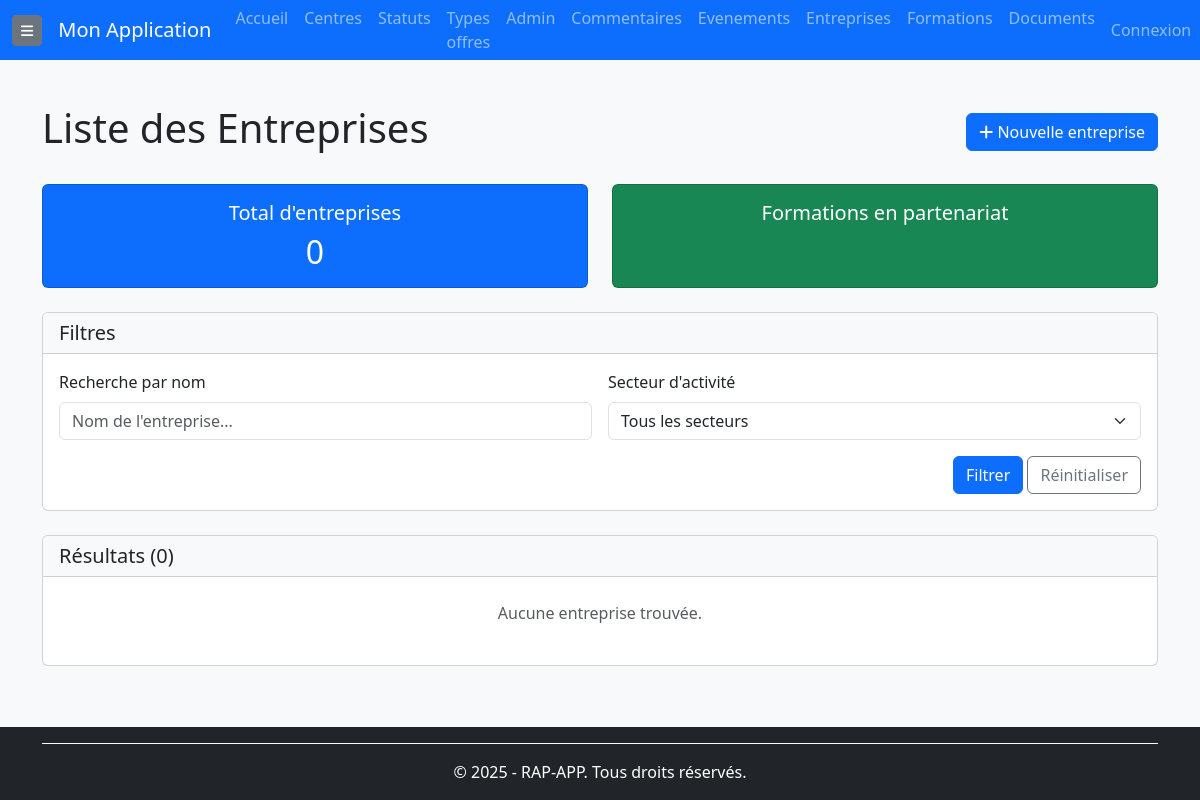
Page /entreprises/ (signed in) on the earlier database version.
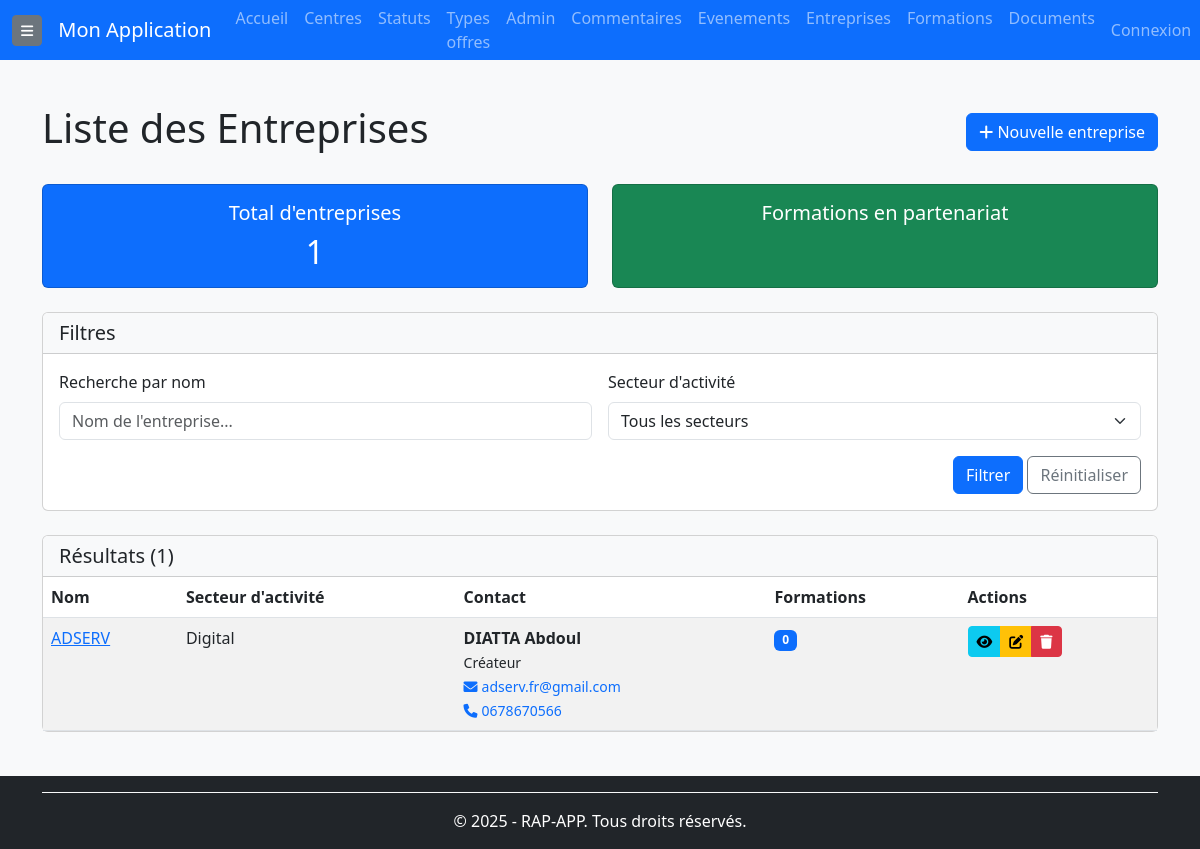
Same page on the later database version.
### rap_app/models/entreprises.py (models this page shows, shortened)
class Entreprise(BaseModel):
    nom = models.CharField(max_length=255, verbose_name="Nom de l'entreprise", unique=True )
    secteur_activite = models.CharField(max_length=255, verbose_name="Secteur d'activité",blank=True,null=True)
    contact_nom = models.CharField(max_length=255,verbose_name="Nom du contact",blank=True,null=True)
    contact_poste = models.CharField(max_length=255,verbose_name="Poste du contact",blank=True,null=True)
    contact_telephone = models.CharField(max_length=20, verbose_name="Téléphone du contact", blank=True, null=True)
    contact_email = models.EmailField(verbose_name="Email du contact", blank=True, null=True)
    description = models.TextField(verbose_name="Description de la relation", blank=True, null=True)
    objects = models.Manager()
    class Meta:
        verbose_name = "Entreprise"
        verbose_name_plural = "Entreprises"
        ordering = ['nom']
        indexes = [
            models.Index(fields=['nom']),  # Index pour optimiser la recherche par nom.
        ]

### rap_app/views/entreprises_views.py (the view)
# urls.py: path('entreprises/', entreprises_views.EntrepriseListView.as_view(), name='entreprise-list'),
class EntrepriseListView(BaseListView):
    model = Entreprise
    context_object_name = 'entreprises'
    template_name = 'entreprises/entreprise_list.html'
    def get_queryset(self):
        queryset = super().get_queryset().annotate(
            nb_formations=Count('formations')
        )
        q = self.request.GET.get('q')
        if q:
            queryset = queryset.filter(nom__icontains=q)
        secteur = self.request.GET.get('secteur')
        if secteur:
            queryset = queryset.filter(secteur_activite__icontains=secteur)
        return queryset
    def get_context_data(self, **kwargs):
        context = super().get_context_data(**kwargs)
        context['total_entreprises'] = Entreprise.objects.count()
        context['total_formations'] = Formation.objects.count()
        secteurs = Entreprise.objects.exclude(secteur_activite__isnull=True).exclude(secteur_activite='').values_list('secteur_activite', flat=True).distinct()
        context['secteurs'] = secteurs
        context['filters'] = {
            'q': self.request.GET.get('q', ''),
            'secteur': self.request.GET.get('secteur', ''),
        }
        return context

### rap_app/templates/entreprises/entreprise_list.html (shortened to what the changed rows need)
{% extends 'base.html' %}
{% load static %}
{% block content %}
<div class="container mt-4">
    <div class="d-flex justify-content-between align-items-center mb-4">
        <h1>Liste des Entreprises</h1>
    </div>
    <div class="row mb-4">
        <div class="col-md-6">
            <div class="card text-white bg-primary h-100">
                <div class="card-body text-center">
                    <h5 class="card-title">Total d'entreprises</h5>
                    <h2 class="card-text">{{ total_entreprises }}</h2>
                </div>
            </div>
        </div>
    </div>
    <div class="card">
        <div class="card-header bg-light">
            <div class="d-flex justify-content-between align-items-center">
                <h5 class="mb-0">Résultats ({{ entreprises|length }})</h5>
            </div>
        </div>
        <div class="card-body p-0">
            {% if entreprises %}
                <div class="table-responsive">
                    <table class="table table-hover table-striped mb-0">
                        <thead>
                            <tr>
                                <th>Nom</th>
                                <th>Secteur d'activité</th>
                                <th>Contact</th>
                                <th>Formations</th>
                                <th>Actions</th>
                            </tr>
                        </thead>
                        <tbody>
                            {% for entreprise in entreprises %}
                                <tr>
                                    <td>
                                        <a href="{% url 'entreprise-detail' entreprise.id %}">
                                            {{ entreprise.nom }}
                                        </a>
                                    </td>
                                    <td>{{ entreprise.secteur_activite|default:"Non défini" }}</td>
                                    <td>
                                        {% if entreprise.contact_nom %}
                                            <strong>{{ entreprise.contact_nom }}</strong>
                                            {% if entreprise.contact_poste %}
                                                <br><small>{{ entreprise.contact_poste }}</small>
                                            {% endif %}
                                            {% if entreprise.contact_email or entreprise.contact_telephone %}
                                                <br>
                                                {% if entreprise.contact_email %}
                                                    <a href="mailto:{{ entreprise.contact_email }}" class="text-decoration-none">
                                                        <small><i class="fas fa-envelope me-1"></i>{{ entreprise.contact_email }}</small>
                                                    </a>
                                                {% endif %}
                                                {% if entreprise.contact_telephone %}
                                                    <br>
                                                    <a href="tel:{{ entreprise.contact_telephone }}" class="text-decoration-none">
                                                        <small><i class="fas fa-phone me-1"></i>{{ entreprise.contact_telephone }}</small>
                                                    </a>
                                                {% endif %}
                                            {% endif %}
                                        {% else %}
                                            <span class="text-muted">Aucun contact</span>
                                        {% endif %}
                                    </td>
                                    <td>
                                        <span class="badge bg-primary">{{ entreprise.nb_formations }}</span>
                                    </td>
                                    <td>
                                        <div class="btn-group btn-group-sm">
                                            <a href="{% url 'entreprise-detail' entreprise.id %}" class="btn btn-info" title="Détails">
                                                <i class="fas fa-eye"></i>
                                            </a>
                                            <a href="{% url 'entreprise-update' entreprise.id %}" class="btn btn-warning" title="Modifier">
                                                <i class="fas fa-edit"></i>
                                            </a>
                                            <a href="{% url 'entreprise-delete' entreprise.id %}" class="btn btn-danger" title="Supprimer">
                                                <i class="fas fa-trash"></i>
                                            </a>
                                        </div>
                                    </td>
                                </tr>
                            {% endfor %}
                        </tbody>
                    </table>
                </div>
            {% else %}
                <div class="text-center py-4">
                    <p class="text-muted">Aucune entreprise trouvée.</p>
                </div>
            {% endif %}
        </div>
    </div>
</div>
{% endblock %}

Differences in the rows shown:
added Entreprise: nom "ADSERV", secteur_activite "Digital", contact_nom "DIATTA Abdoul", contact_poste "Créateur", contact_email "adserv.fr@gmail.com", contact_telephone "0678670566", nb_formations "0"
Other differences:
{{ total_entreprises }}: "0" → "1"
{{ entreprises|length }}: "0" → "1"
text no longer shown: "Aucune entreprise trouvée."
text now shown: "Nom Secteur d'activité Contact Formations Actions"
